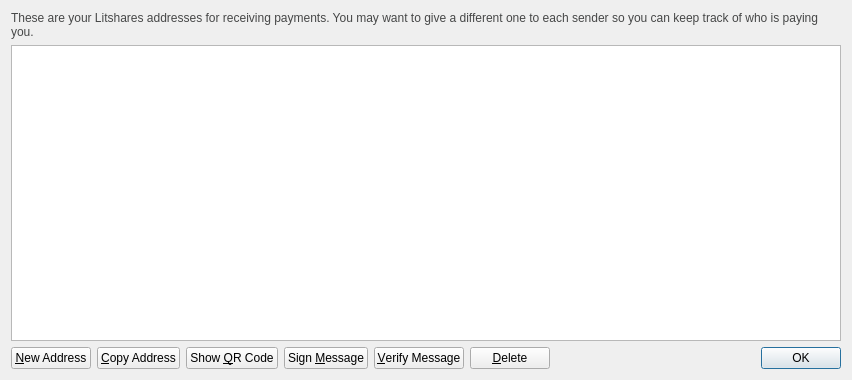
<?xml version="1.0" encoding="UTF-8"?>
<ui version="4.0">
 <class>AddressBookPage</class>
 <widget class="QWidget" name="AddressBookPage">
  <property name="geometry">
   <rect>
    <x>0</x>
    <y>0</y>
    <width>852</width>
    <height>380</height>
   </rect>
  </property>
  <property name="windowTitle">
   <string>Address Book</string>
  </property>
  <layout class="QVBoxLayout" name="verticalLayout">
   <item>
    <widget class="QLabel" name="labelExplanation">
     <property name="styleSheet">
      <string notr="true">#labelExplanation { color: #464747; }</string>
     </property>
     <property name="text">
      <string>These are your Litshares addresses for receiving payments. You may want to give a different one to each sender so you can keep track of who is paying you.</string>
     </property>
     <property name="textFormat">
      <enum>Qt::PlainText</enum>
     </property>
     <property name="wordWrap">
      <bool>true</bool>
     </property>
    </widget>
   </item>
   <item>
    <widget class="QTableView" name="tableView">
     <property name="contextMenuPolicy">
      <enum>Qt::CustomContextMenu</enum>
     </property>
     <property name="toolTip">
      <string>Double-click to edit address or label</string>
     </property>
     <property name="tabKeyNavigation">
      <bool>false</bool>
     </property>
     <property name="alternatingRowColors">
      <bool>true</bool>
     </property>
     <property name="selectionMode">
      <enum>QAbstractItemView::SingleSelection</enum>
     </property>
     <property name="selectionBehavior">
      <enum>QAbstractItemView::SelectRows</enum>
     </property>
     <property name="sortingEnabled">
      <bool>true</bool>
     </property>
     <attribute name="verticalHeaderVisible">
      <bool>false</bool>
     </attribute>
    </widget>
   </item>
   <item>
    <layout class="QHBoxLayout" name="horizontalLayout">
     <item>
      <widget class="QPushButton" name="newAddressButton">
       <property name="toolTip">
        <string>Create a new address</string>
       </property>
       <property name="text">
        <string>&amp;New Address</string>
       </property>
       <property name="icon">
        <iconset resource="../bitcoin.qrc">
         <normaloff>:/icons/add</normaloff>:/icons/add</iconset>
       </property>
      </widget>
     </item>
     <item>
      <widget class="QPushButton" name="copyToClipboard">
       <property name="toolTip">
        <string>Copy the currently selected address to the system clipboard</string>
       </property>
       <property name="text">
        <string>&amp;Copy Address</string>
       </property>
       <property name="icon">
        <iconset resource="../bitcoin.qrc">
         <normaloff>:/icons/editcopy</normaloff>:/icons/editcopy</iconset>
       </property>
      </widget>
     </item>
     <item>
      <widget class="QPushButton" name="showQRCode">
       <property name="text">
        <string>Show &amp;QR Code</string>
       </property>
       <property name="icon">
        <iconset resource="../bitcoin.qrc">
         <normaloff>:/icons/qrcode</normaloff>:/icons/qrcode</iconset>
       </property>
      </widget>
     </item>
     <item>
      <widget class="QPushButton" name="signMessage">
       <property name="toolTip">
        <string>Sign a message to prove you own a Litshares address</string>
       </property>
       <property name="text">
        <string>Sign &amp;Message</string>
       </property>
       <property name="icon">
        <iconset resource="../bitcoin.qrc">
         <normaloff>:/icons/edit</normaloff>:/icons/edit</iconset>
       </property>
      </widget>
     </item>
     <item>
      <widget class="QPushButton" name="verifyMessage">
       <property name="toolTip">
        <string>Verify a message to ensure it was signed with a specified Litshares address</string>
       </property>
       <property name="text">
        <string>&amp;Verify Message</string>
       </property>
       <property name="icon">
        <iconset resource="../bitcoin.qrc">
         <normaloff>:/icons/transaction_0</normaloff>:/icons/transaction_0</iconset>
       </property>
      </widget>
     </item>
     <item>
      <widget class="QPushButton" name="deleteButton">
       <property name="toolTip">
        <string>Delete the currently selected address from the list</string>
       </property>
       <property name="text">
        <string>&amp;Delete</string>
       </property>
       <property name="icon">
        <iconset resource="../bitcoin.qrc">
         <normaloff>:/icons/remove</normaloff>:/icons/remove</iconset>
       </property>
      </widget>
     </item>
     <item>
      <spacer name="horizontalSpacer">
       <property name="orientation">
        <enum>Qt::Horizontal</enum>
       </property>
       <property name="sizeHint" stdset="0">
        <size>
         <width>40</width>
         <height>20</height>
        </size>
       </property>
      </spacer>
     </item>
     <item>
      <widget class="QDialogButtonBox" name="buttonBox">
       <property name="sizePolicy">
        <sizepolicy hsizetype="Maximum" vsizetype="Fixed">
         <horstretch>0</horstretch>
         <verstretch>0</verstretch>
        </sizepolicy>
       </property>
       <property name="standardButtons">
        <set>QDialogButtonBox::Ok</set>
       </property>
      </widget>
     </item>
    </layout>
   </item>
  </layout>
 </widget>
 <resources>
  <include location="../bitcoin.qrc"/>
 </resources>
 <connections/>
</ui>
